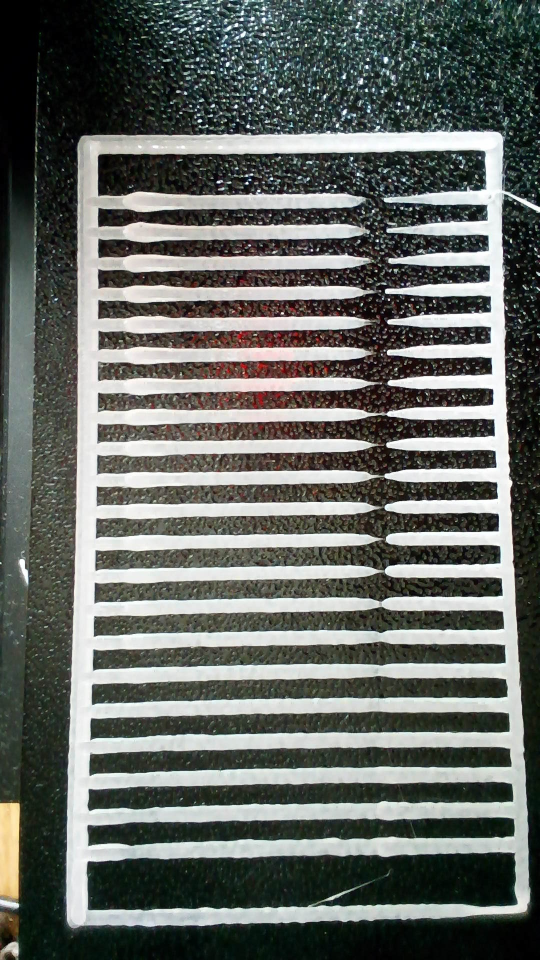
#> input picture test_data/black/captured_frame45_4,5.jpg, 1080 x 1920 px (shown at 1/2 size)
$ python -i line_analyzer.py   (imports and definitions only)
#> lines starting #> are read from the running program, lines starting #| are printed output that depends on the picture
#!/usr/bin/env python3
# Pressure Advance Camera calibration for Klipper
#
# Copyright (C) 2025 Marius Wachtler <undingen@gmail.com>
#
# This file may be distributed under the terms of the GNU GPLv3 license.

import sys

import cv2
import matplotlib.pyplot as plt
import numpy as np


class LineAnalyzer:
    def __init__(self, image, min_blob_area=100, gap_penalty=1000, debug=False):
        self.min_blob_area = min_blob_area
        self.gap_penalty = gap_penalty
        self.debug = debug
        self.image = image
        self.mask = None
        self.contours = []
        self.lines = []
        self.problematic_regions = []

        self._process_image()
        self._find_contours()
        self._group_contours_into_lines()
        self._compute_thickness_profiles()
        self._determine_problematic_regions()
        self._compute_smoothness_metrics()

        if self.debug:
            self._debug_output()

    def _process_image(self):
        # Crop 50 pixels from each side to remove rectangle border
        img = self.image[50:-50, 50:-50]

        if img.shape[2] == 4:  # RGBA
            alpha = img[:, :, 3]
            self.mask = (alpha > 0).astype(np.uint8) * 255
            self.image = cv2.cvtColor(img, cv2.COLOR_BGRA2RGB)
        else:
            raise ValueError("Image must have an alpha channel")

            self.mask = cv2.cvtColor(img, cv2.COLOR_BGR2GRAY)
            _, self.mask = cv2.threshold(self.mask, 1, 255, cv2.THRESH_BINARY)
            self.image = cv2.cvtColor(img, cv2.COLOR_BGR2RGB)

        self.mask = self._clean_mask(self.mask)

    # [183 lines left out: functions _clean_mask, _find_contours, _group_contours_into_lines, _compute_thickness_profiles, _determine_problematic_regions, _compute_smoothness_metrics and 2 more, not called in this run]


# [11 lines not run here, left out]

>>> import cv2
>>> picture = cv2.imread('test_data/black/captured_frame45_4,5.jpg', cv2.IMREAD_GRAYSCALE)
#> picture: shape (1920, 1080); min 0, max 255, mean 102.7
>>> result = LineAnalyzer(picture).get_smoothest_lines()
#> in _process_image, `img = self.image[50:-50, 50:-50]`:
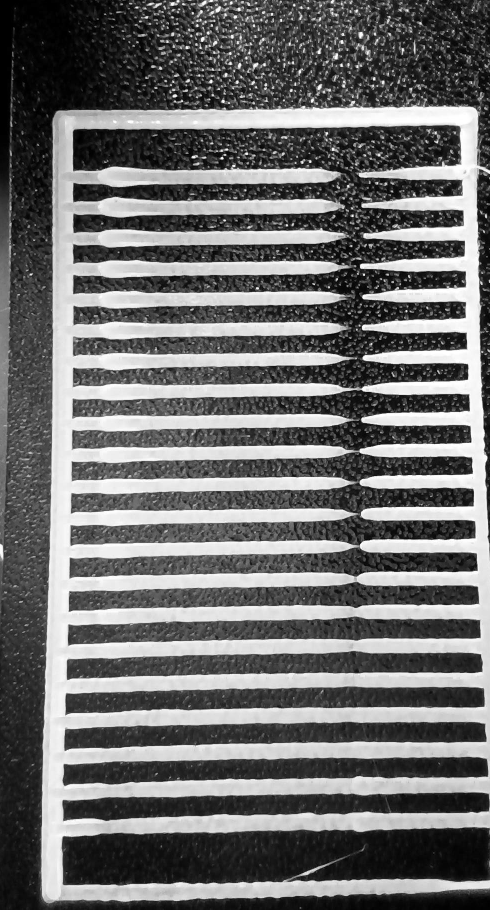
#> img: shape (1820, 980) (shown at 1/2 size); min 0, max 255, mean 110.8
#> (the run stopped early here; a loop or call above may not have finished)

$ run again, on test_data/black/captured_frame60_4,5.jpg
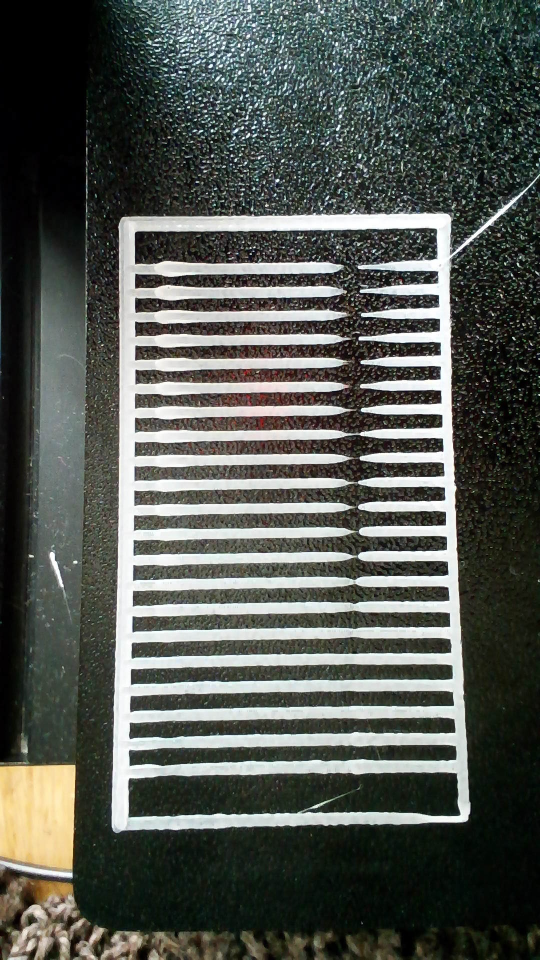
#> input picture test_data/black/captured_frame60_4,5.jpg, 1080 x 1920 px (shown at 1/2 size)
#> `picture = cv2.imread('test_data/black/captured_frame45_4,5.jpg', cv2.I..`:
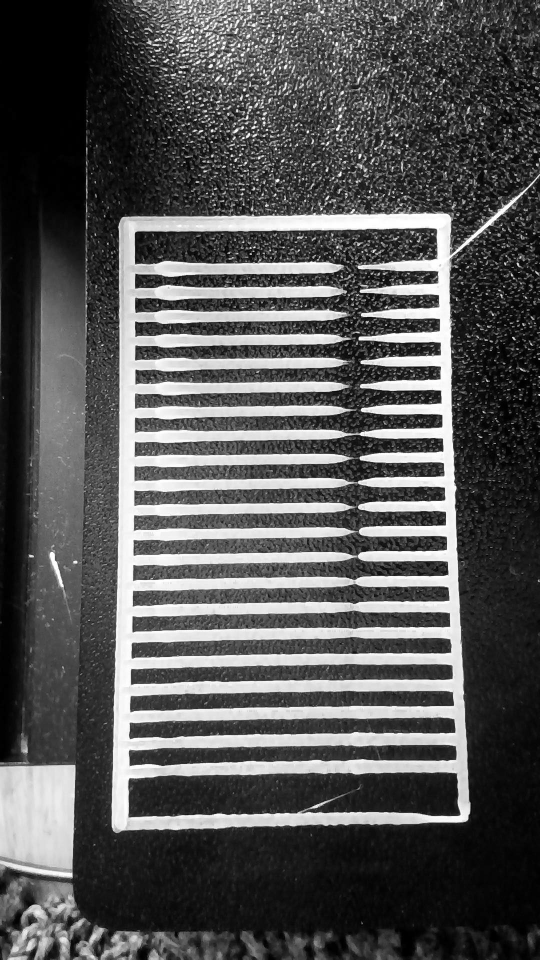
#> picture: shape (1920, 1080) (shown at 1/2 size); min 0, max 255, mean 85.1
#> in _process_image, `img = self.image[50:-50, 50:-50]`:
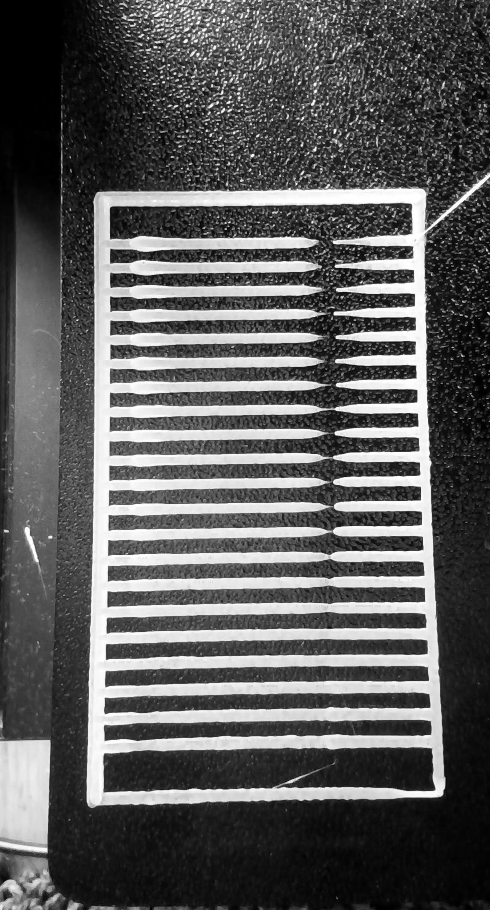
#> img: shape (1820, 980) (shown at 1/2 size); min 0, max 255, mean 91.5
